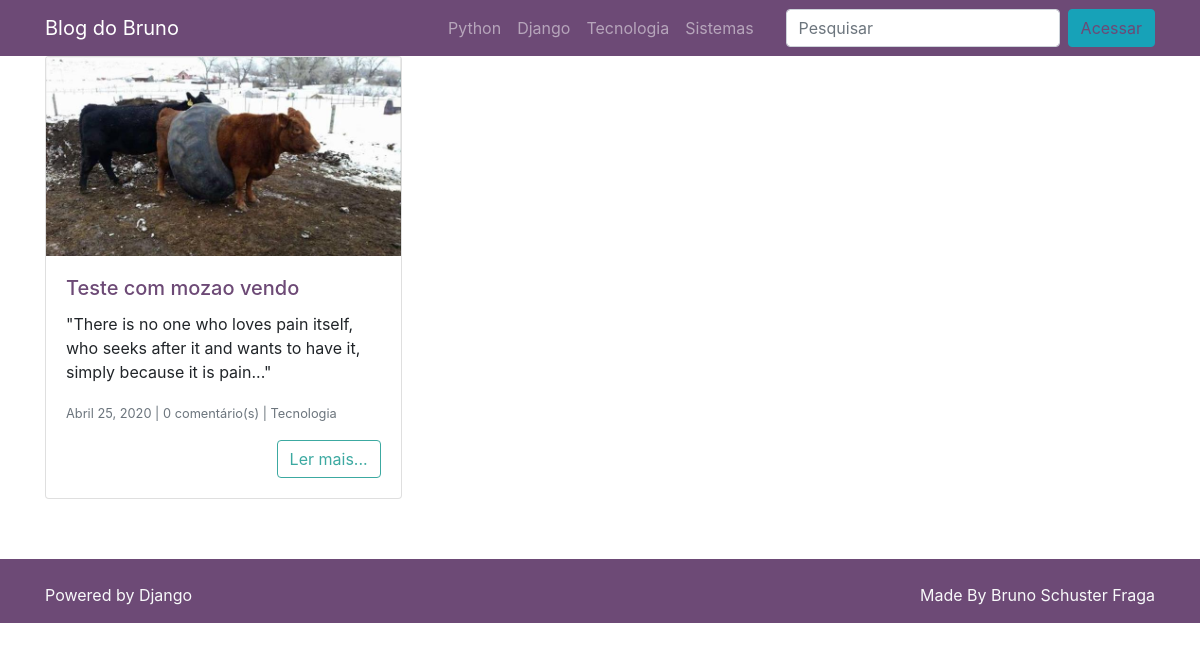
The app's page /categoria/Tecnologia with its own data.
### posts/models.py (models this page shows, shortened)
class Post(models.Model):
    titulo_post = models.CharField(max_length=255, verbose_name='Título')
    autor_post = models.ForeignKey(User, on_delete=models.DO_NOTHING, verbose_name='Autor')
    data_post = models.DateTimeField(default=timezone.now, verbose_name='Data')
    conteudo_post = models.TextField(verbose_name='Conteúdo')
    excerto_post = models.TextField(verbose_name='Excerto')
    categoria_post = models.ForeignKey(
        Categoria, on_delete=models.DO_NOTHING, blank=True, null=True, verbose_name='Categoria')
    imagem_post = models.ImageField(
        upload_to="post_img/%Y/%m/%d", blank=True, null=True, verbose_name='Imagem')
    publicado_post = models.BooleanField(default=False, verbose_name='Publicado')

### categorias/models.py (models this page shows)
class Categoria(models.Model):
    nome_cat = models.CharField(max_length=50, verbose_name='Categoria')
    def __str__(self):
        return self.nome_cat

### posts/views.py (the view)
# urls.py: path('categoria/<str:categoria>', views.PostCategoria.as_view(), name='post_categoria'),
class PostCategoria(PostIndex):
    template_name = 'posts/post_categoria.html'
    def get_queryset(self):
        query_set = super().get_queryset()
        categoria = self.kwargs.get('categoria', None)
        if not categoria:
            return query_set
        query_set = query_set.filter(
            categoria_post__nome_cat__iexact=categoria)
        return query_set

### posts/views.py (called while the page is built)
    def get_queryset(self):
        query_set = super().get_queryset()
        query_set = query_set.order_by('-id').filter(publicado_post=True)
        query_set = query_set.annotate(
            numero_comentarios=Count(
                Case(
                    When(
                        comentario__publicado_comentario=True, then=1
                    )
                )
            )
        )
        return query_set

### posts/templates/posts/post_categoria.html (shortened to what this page needs)
{% extends 'index.html' %}

### templates/index.html (shortened to what this page needs)
{% extends 'base.html' %}
{% load humanize %}
{% block 'content' %}
            <div class="card-columns mt-8">
                {% for post in posts %}
                <div class="card">
                    {% if post.imagem_post %}
                    <a href="{% url 'post_detalhes' post.id %}">
                        <img class="card-img-top"
                             src="{{ post.imagem_post.url }}"
                             alt="{{ post.titulo_post }}">
                    </a>
                    {% endif %}
                    <div class="card-body">
                        <h5 class="card-title">
                            <a href="{% url 'post_detalhes' post.id %}">
                                {{ post.titulo_post }}
                            </a>
                        </h5>
                        <p class="card-text">{{ post.excerto_post }}</p>
                        <p class="card-text">
                            <small class="text-muted">{{ post.data_post|naturalday|title}}
                            |
                            {{ post.numero_comentarios }} comentário(s)
                            |
                            {{ post.categoria_post}}</small>
                        </p>
                        <div class="text-right">
                            <a href="{% url 'post_detalhes' post.id %}" class="btn btn-outline-secondary">Ler mais...</a>
                        </div>
                    </div>
                </div>
                {% endfor %}
            </div>
{% endblock 'content' %}

### records on screen
Post: imagem_post (picture), titulo_post "Teste com mozao vendo", excerto_post "\"There is no one who loves pain itself, who seeks after it and wants to have it, simply because it is pain...\"", data_post "Abril 25, 2020", numero_comentarios "0", categoria_post "Tecnologia"
